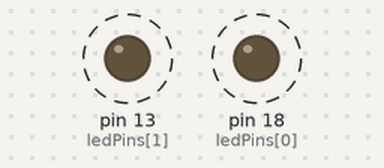
The sketch below on a simulated Arduino Uno, built with avr-gcc and run on an emulated ATmega328P. Shown: output pins drawn as LEDs (lit = HIGH). Dashed ring = blinking.

Above: at 0.12 s.
Timing chart, 0 to 3.0 s (numbered marks = the images above):
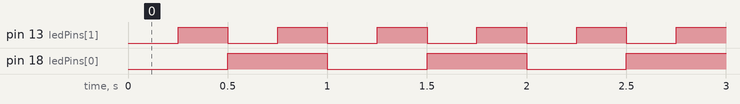

The sketch:

blink-led-array.ino
```cpp
const int ledCount = 2;
const int ledPins[ledCount] = { 18, 13 };
const unsigned long intervals[ledCount] = { 500, 250 };

unsigned long lastToggles[ledCount] = { 0, 0 };
bool ledOn[ledCount] = { false, false };

void setup() {
  for (int i = 0; i < ledCount; i++) {
    pinMode(ledPins[i], OUTPUT);
  }
}

void loop() {
  unsigned long now = millis();
  for (int i = 0; i < ledCount; i++) {
    if (now - lastToggles[i] >= intervals[i]) {
      lastToggles[i] = now;
      ledOn[i] = !ledOn[i];
      digitalWrite(ledPins[i], ledOn[i]);
    }
  }
}
```

Measured:
- by itself, pin 13 (ledPins[1]): alternates HIGH for 0.25 s and LOW for 0.25 s
- by itself, pin 18 (ledPins[0]): alternates HIGH for 0.50 s and LOW for 0.50 s
- by itself, everything shown: repeats every 1.0 s, in 4 steps
